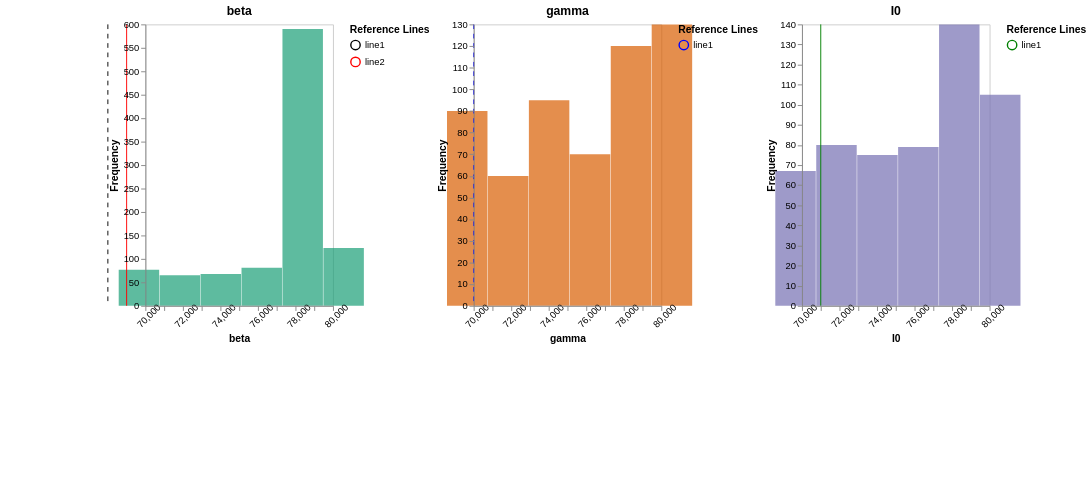

This figure's Vega-Lite source:
### Vega specification from a JSON file in a GitHub repository (floating-point values rounded to 4 significant figures)
{"$schema": "https://vega.github.io/schema/vega/v5.json", "description": "A small multiples view of histograms with subplot-specific legends and scales.", "height": 500, "padding": 5, "signals": [{"name": "offset", "value": 150}, {"name": "cellHeight", "value": 300}, {"name": "cellWidth", "value": 200}, {"name": "width", "update": "3 * (offset + cellWidth)"}, {"name": "totalHeight", "update": "cellHeight * 1.2"}, {"name": "axisLabels", "value": {"beta": {"xaxis": "beta", "yaxis": "Frequency"}, "gamma": {"xaxis": "gamma", "yaxis": "Frequency"}, "I0": {"xaxis": "I0", "yaxis": "Frequency"}}}, {"name": "manual_range", "value": {"beta": {"min": 70000, "max": 80000}, "gamma": {"min": 70000, "max": 80000}, "I0": {"min": 70000, "max": 80000}}}], "data": [{"name": "binned", "values": [{"bin0": 68580.0, "bin1": 70760.0, "count": 77, "label": "beta"}, {"bin0": 70760.0, "bin1": 72940.0, "count": 65, "label": "beta"}, {"bin0": 72940.0, "bin1": 75120.0, "count": 68, "label": "beta"}, {"bin0": 75120.0, "bin1": 77310.0, "count": 81, "label": "beta"}, {"bin0": 77310.0, "bin1": 79490.0, "count": 590, "label": "beta"}, {"bin0": 79490.0, "bin1": 81670.0, "count": 123, "label": "beta"}, {"bin0": 68580.0, "bin1": 70760.0, "count": 90, "label": "gamma"}, {"bin0": 70760.0, "bin1": 72940.0, "count": 60, "label": "gamma"}, {"bin0": 72940.0, "bin1": 75120.0, "count": 95, "label": "gamma"}, {"bin0": 75120.0, "bin1": 77310.0, "count": 70, "label": "gamma"}, {"bin0": 77310.0, "bin1": 79490.0, "count": 120, "label": "gamma"}, {"bin0": 79490.0, "bin1": 81670.0, "count": 130, "label": "gamma"}, {"bin0": 68580.0, "bin1": 70760.0, "count": 67, "label": "I0"}, {"bin0": 70760.0, "bin1": 72940.0, "count": 80, "label": "I0"}, {"bin0": 72940.0, "bin1": 75120.0, "count": 75, "label": "I0"}, {"bin0": 75120.0, "bin1": 77310.0, "count": 79, "label": "I0"}, {"bin0": 77310.0, "bin1": 79490.0, "count": 140, "label": "I0"}, {"bin0": 79490.0, "bin1": 81670.0, "count": 105, "label": "I0"}]}, {"name": "maxCounts", "source": "binned", "transform": [{"type": "aggregate", "groupby": ["label"], "fields": ["count"], "ops": ["max"], "as": ["maxCount"]}]}, {"name": "yref", "values": [{"label": "beta", "number": 68000, "name": "line1", "color": "black", "type": "dashed"}, {"label": "beta", "number": 69000, "name": "line2", "color": "red", "type": "solid"}, {"label": "gamma", "number": 70000, "name": "line1", "color": "blue", "type": "dashed"}, {"label": "I0", "number": 71000, "name": "line1", "color": "green", "type": "solid"}]}], "scales": [{"name": "gscale", "type": "band", "range": [0, {"signal": "width"}], "round": true, "domain": {"data": "binned", "field": "label"}}, {"name": "color", "type": "ordinal", "domain": {"data": "binned", "field": "label"}, "range": {"scheme": "dark2"}}, {"name": "lineStyle", "type": "ordinal", "domain": ["dashed", "solid"], "range": [[5, 5], []]}], "marks": [{"name": "labelGroups", "type": "group", "from": {"facet": {"data": "binned", "name": "facetedData", "groupby": "label"}}, "encode": {"enter": {"x": {"scale": "gscale", "field": "label", "offset": {"signal": "offset"}}, "width": {"signal": "cellWidth"}, "height": {"signal": "cellHeight"}, "stroke": {"value": "#ccc"}}}, "data": [{"name": "yScaleData", "source": "maxCounts", "transform": [{"type": "filter", "expr": "datum.label === parent.label"}]}, {"name": "filteredyref", "source": "yref", "transform": [{"type": "filter", "expr": "datum.label === parent.label"}]}], "scales": [{"name": "xscale", "type": "linear", "range": [0, {"signal": "cellWidth"}], "domain": {"signal": "[manual_range[parent.label].min, manual_range[parent.label].max]"}, "zero": false, "nice": true}, {"name": "yscale", "type": "linear", "range": [{"signal": "cellHeight"}, 0], "domain": {"data": "yScaleData", "field": "maxCount"}, "zero": true, "nice": true}, {"name": "yrefColorScale", "type": "ordinal", "domain": {"data": "filteredyref", "field": "name"}, "range": {"data": "filteredyref", "field": "color"}}], "legends": [{"stroke": "yrefColorScale", "strokeDash": "lineStyle", "orient": "right", "title": "Reference Lines", "encode": {"symbols": {"enter": {"stroke": {"scale": "yrefColorScale", "field": "label"}, "strokeDash": {"scale": "lineStyle", "field": "type"}}}, "labels": {"enter": {"text": {"field": "name"}}}}}], "axes": [{"orient": "bottom", "scale": "xscale", "zindex": 1, "labelOverlap": "parity", "labelSeparation": 10, "labelAngle": -45, "title": {"signal": "axisLabels[parent.label].xaxis"}}, {"orient": "left", "scale": "yscale", "zindex": 1, "title": {"signal": "axisLabels[parent.label].yaxis"}}], "marks": [{"name": "bins", "type": "rect", "from": {"data": "facetedData"}, "encode": {"enter": {"fill": {"scale": "color", "field": "label"}, "opacity": {"value": 0.7}}, "update": {"x": {"scale": "xscale", "field": "bin0"}, "x2": {"scale": "xscale", "field": "bin1", "offset": -0.5}, "y": {"scale": "yscale", "field": "count"}, "y2": {"scale": "yscale", "value": 0}, "tooltip": {"signal": "{ 'Count': datum.count }"}}}}, {"type": "text", "encode": {"enter": {"x": {"signal": "cellWidth / 2"}, "y": {"signal": "-10"}, "align": {"value": "center"}, "fontSize": {"value": 13}, "text": {"signal": "parent.label"}, "fontWeight": {"value": "bold"}}}}, {"name": "refLines", "type": "rule", "from": {"data": "filteredyref"}, "encode": {"enter": {"x": {"scale": "xscale", "field": "number"}, "y": {"value": 0}, "y2": {"signal": "cellHeight"}, "stroke": {"scale": "yrefColorScale", "field": "name"}, "strokeDash": {"scale": "lineStyle", "field": "type"}, "tooltip": {"signal": "{ 'Value': datum.name }"}}}}]}]}
